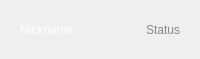
<?xml version="1.0" encoding="UTF-8"?>
<ui version="4.0">
 <class>QWidgetMemberItem</class>
 <widget class="QWidget" name="QWidgetMemberItem">
  <property name="geometry">
   <rect>
    <x>0</x>
    <y>0</y>
    <width>200</width>
    <height>59</height>
   </rect>
  </property>
  <property name="minimumSize">
   <size>
    <width>200</width>
    <height>0</height>
   </size>
  </property>
  <property name="maximumSize">
   <size>
    <width>200</width>
    <height>16777215</height>
   </size>
  </property>
  <property name="baseSize">
   <size>
    <width>192</width>
    <height>42</height>
   </size>
  </property>
  <property name="windowTitle">
   <string>MemberItemView</string>
  </property>
  <property name="styleSheet">
   <string notr="true"/>
  </property>
  <layout class="QHBoxLayout" name="horizontalLayout">
   <property name="spacing">
    <number>5</number>
   </property>
   <property name="leftMargin">
    <number>20</number>
   </property>
   <property name="rightMargin">
    <number>20</number>
   </property>
   <item>
    <widget class="QLabel" name="label_nick">
     <property name="styleSheet">
      <string notr="true">font: 10pt &quot;Microsoft YaHei&quot;;
color: #ffffff;
background: none;</string>
     </property>
     <property name="text">
      <string>Nickname</string>
     </property>
    </widget>
   </item>
   <item>
    <spacer name="horizontalSpacer">
     <property name="orientation">
      <enum>Qt::Horizontal</enum>
     </property>
     <property name="sizeHint" stdset="0">
      <size>
       <width>40</width>
       <height>20</height>
      </size>
     </property>
    </spacer>
   </item>
   <item>
    <widget class="QLabel" name="label_status">
     <property name="styleSheet">
      <string notr="true">font: 10pt &quot;Microsoft YaHei&quot;;
color: #888888;
background: none;</string>
     </property>
     <property name="text">
      <string>Status</string>
     </property>
    </widget>
   </item>
  </layout>
 </widget>
 <layoutdefault spacing="6" margin="11"/>
 <resources/>
 <connections/>
</ui>
